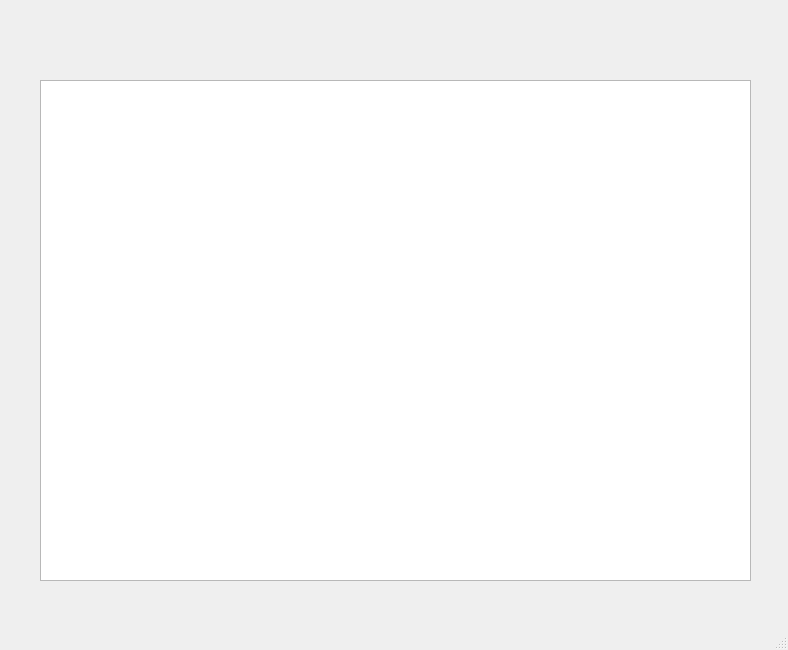
<?xml version="1.0" encoding="UTF-8"?>
<ui version="4.0">
 <class>MainWindow</class>
 <widget class="QMainWindow" name="MainWindow">
  <property name="geometry">
   <rect>
    <x>0</x>
    <y>0</y>
    <width>788</width>
    <height>650</height>
   </rect>
  </property>
  <property name="windowTitle">
   <string>MainWindow</string>
  </property>
  <widget class="QWidget" name="centralwidget">
   <widget class="QTableWidget" name="tableWidget">
    <property name="geometry">
     <rect>
      <x>40</x>
      <y>80</y>
      <width>711</width>
      <height>501</height>
     </rect>
    </property>
   </widget>
  </widget>
  <widget class="QMenuBar" name="menubar">
   <property name="geometry">
    <rect>
     <x>0</x>
     <y>0</y>
     <width>788</width>
     <height>21</height>
    </rect>
   </property>
  </widget>
  <widget class="QStatusBar" name="statusbar"/>
 </widget>
 <resources/>
 <connections/>
</ui>
